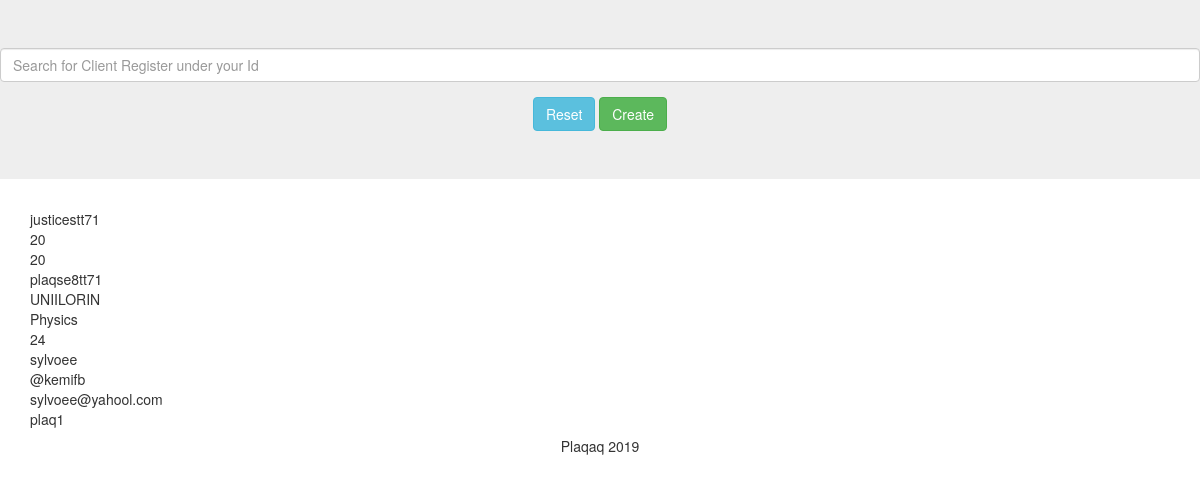
The page /show3.php?userid=20 on the database its author committed.
### tables this page shows
CREATE TABLE `tbl_customer` (
  `id` int(20) NOT NULL,
  `first_name` varchar(50) NOT NULL,
  `last_name` varchar(50) NOT NULL,
  `university` varchar(50) NOT NULL,
  `course` varchar(50) NOT NULL,
  `phone_number` varchar(10) NOT NULL,
  `age` int(2) NOT NULL,
  `ig_handle` varchar(50) NOT NULL,
  `fb_handle` varchar(40) NOT NULL,
  `mobile` int(13) NOT NULL,
  `email` varchar(50) NOT NULL,
  `ref_code` varchar(50) NOT NULL,
  `twitter_handle` varchar(40) NOT NULL,
  `no_of_twitter_followers` int(40) NOT NULL,
  `youtube_page` varchar(40) NOT NULL,
  `no_of_youtube_sub` int(11) NOT NULL,
  `info` varchar(30) NOT NULL,
  `time` varchar(18) NOT NULL,
  `count` int(15) NOT NULL
);

### show3.php (the view, shortened to what this page needs)
<!DOCTYPE html>
<html lang="en">
<head>
  <link rel="stylesheet" href="https://maxcdn.bootstrapcdn.com/bootstrap/3.4.0/css/bootstrap.min.css">
</head>
<body>
<div class="jumbotron text-center">
<form method="post" action="search.php">
      <div class="form-group ">
     <input type="text" name="ref_code" class = "form-control" placeholder ="Search for Client Register under your Id" required>
     </div>
     <div>
     <input type="reset" value="Reset" name = "reset" class = "btn btn-info">
     <input type="submit" value="Create" name="search" class = "btn btn-success">
     </div>
</form>
</div>
<?php
include('include/connection.php');
$userid = $_GET['userid'];
$query_result = "SELECT * FROM tbl_customer where id = $userid";
$result = mysqli_query($con, $query_result);
$row = mysqli_fetch_array($result);
?>
<div class="container">
  <div class="row">
    <div class="col-sm-4">
    <div><?php echo $row['first_name'];?></div>
     <div><?php echo $userid;?></div>
     <div><?php echo $row['id'];?></div>
     <div><?php echo $row['last_name'];?></div>
     <div><?php echo $row['university'];?></div>
     <div><?php echo $row['course'];?></div>
     <div><?php echo $row['age'];?></div>
     <div><?php echo $row['ig_handle'];?></div>
     <div><?php echo $row['fb_handle'];?></div>
     <div><?php echo $row['email'];?></div>
     <div><?php echo $row['ref_code'];?></div>
    </div>
    </div>
<?php
include('include/footer.php');
?>
  </div>
</body>
</html>

### rows shown on the page
tbl_customer: first_name "justicestt71", id "20", last_name "plaqse8tt71", university "UNIILORIN", course "Physics", age "24", ig_handle "sylvoee", fb_handle "@kemifb", email "sylvoee@yahool.com", ref_code "plaq1"

### other values the page prints
$userid "20"
